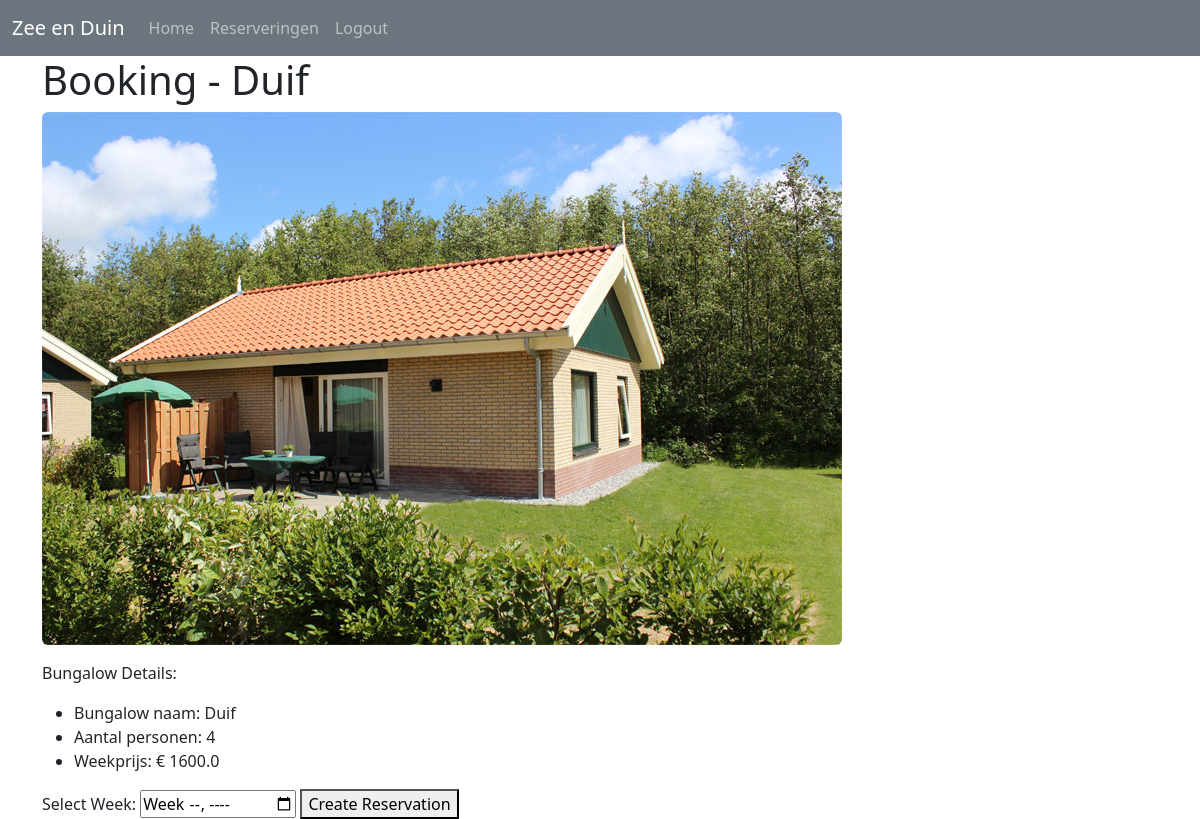
/booking/1 (signed in), run on the app's committed database.
### Website/models.py (models this page shows)
class Bungalow(db.Model):
    id = db.Column(db.Integer, primary_key=True)
    naam = db.Column(db.String(255), unique=True, nullable=False)
    type_id = db.Column(db.Integer, db.ForeignKey('bungalowtype.id'), nullable=False)
    reservations = db.relationship('Reservation', backref='bungalow', lazy=True)

class Bungalowtype(db.Model):
    id = db.Column(db.Integer, primary_key=True)
    aantal_personen = db.Column(db.Integer, unique=True, nullable=False)
    weekprijs = db.Column(db.Float, nullable=False)
    fotopath = db.Column(db.String)
    bungalows = db.relationship('Bungalow', backref='type', lazy=True)

### Website/views.py (the view)
@views.route('/booking/<int:id>')
@login_required
def booking(id):
    bungalow = Bungalow.query.get(id)
    if bungalow:
        return render_template('booking.html', user=current_user, bungalow=bungalow)
    else:
        abort(404, description="Bungalow not found")

### Website/templates/booking.html (shortened to what this page needs)
{% extends "base.html" %} {% block title %}Booking{% endblock %} {% block content%}
<html lang="en">
  <head>
  </head>
  <body>
    <h1>Booking - {{ bungalow.naam }}</h1>
    <figure class="figure">
        <img src="{{ url_for('static', filename='images/'+ bungalow.type.fotopath+'.jpg') }}" class="rounded">
    </figure>
    <p>Bungalow Details:</p>
    <ul>
        <li>Bungalow naam: {{ bungalow.naam }}</li>
        <li>Aantal personen: {{ bungalow.type.aantal_personen }}</li>
        <li>Weekprijs: € {{ bungalow.type.weekprijs }}</li>
    </ul>
    <form action="{{ url_for('views.create_reservation', id=bungalow.id) }}" method="post">
        <label for="week">Select Week:</label>
        <input type="week" id="week" name="week" required>
        <button type="submit">Create Reservation</button>
    </form>
  </body>
</html>
{% endblock %}

### data on the page
Bungalow: naam "Duif"
Bungalowtype: fotopath (picture), type.aantal_personen "4", type.weekprijs "1600.0"
